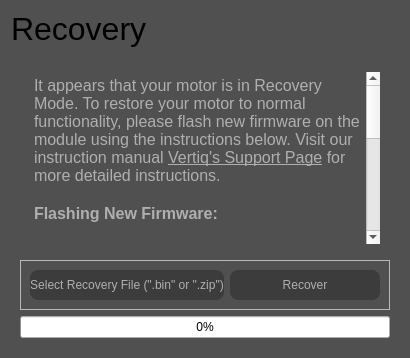
      <widget class="QWidget" name="page_recovery">
       <property name="palette">
        <palette>
         <active>
          <colorrole role="Button">
           <brush brushstyle="SolidPattern">
            <color alpha="255">
             <red>80</red>
             <green>80</green>
             <blue>80</blue>
            </color>
           </brush>
          </colorrole>
          <colorrole role="Base">
           <brush brushstyle="SolidPattern">
            <color alpha="255">
             <red>80</red>
             <green>80</green>
             <blue>80</blue>
            </color>
           </brush>
          </colorrole>
          <colorrole role="Window">
           <brush brushstyle="SolidPattern">
            <color alpha="255">
             <red>80</red>
             <green>80</green>
             <blue>80</blue>
            </color>
           </brush>
          </colorrole>
         </active>
         <inactive>
          <colorrole role="Button">
           <brush brushstyle="SolidPattern">
            <color alpha="255">
             <red>80</red>
             <green>80</green>
             <blue>80</blue>
            </color>
           </brush>
          </colorrole>
          <colorrole role="Base">
           <brush brushstyle="SolidPattern">
            <color alpha="255">
             <red>80</red>
             <green>80</green>
             <blue>80</blue>
            </color>
           </brush>
          </colorrole>
          <colorrole role="Window">
           <brush brushstyle="SolidPattern">
            <color alpha="255">
             <red>80</red>
             <green>80</green>
             <blue>80</blue>
            </color>
           </brush>
          </colorrole>
         </inactive>
         <disabled>
          <colorrole role="Button">
           <brush brushstyle="SolidPattern">
            <color alpha="255">
             <red>80</red>
             <green>80</green>
             <blue>80</blue>
            </color>
           </brush>
          </colorrole>
          <colorrole role="Base">
           <brush brushstyle="SolidPattern">
            <color alpha="255">
             <red>80</red>
             <green>80</green>
             <blue>80</blue>
            </color>
           </brush>
          </colorrole>
          <colorrole role="Window">
           <brush brushstyle="SolidPattern">
            <color alpha="255">
             <red>80</red>
             <green>80</green>
             <blue>80</blue>
            </color>
           </brush>
          </colorrole>
         </disabled>
        </palette>
       </property>
       <property name="autoFillBackground">
        <bool>false</bool>
       </property>
       <property name="styleSheet">
        <string notr="true">QFrame#header_frame {
	color:  rgb(175, 175, 175);
	background-color: rgb(60, 60, 60);
    border-bottom-width: 1px;
    border-bottom-style: solid;
    border-bottom-color: rgb(50, 50, 50);
}

QLabel {
	border-bottom: 0px solid black
}

QComboBox {
	color: rgb(175, 175, 175);
	border-bottom: 1px solid rgb(175, 175, 175);    
	border-radius: 0px;
    padding: 3px 20px 3px 3px;
    selection-color: rgb(1, 150, 250);
	background: transparent;
	padding: 2px
}

QComboBox::drop-down {
    width: 20px; /*changes size of arrow icon section and also changes size of drop down menu*/
    border-left-width: 0px;  /*adjusts border of arrow icon section*/
    border-left-color: blue;
    border-left-style: solid;
    border-top-right-radius: 3px; /* same radius as the QComboBox */
    border-bottom-right-radius: 3px;
	background: transparent;
	image: url(:/res/down_arrow_icon.png);
}

QComboBox:hover {
    border: 1px solid transparent;
	border-bottom: 1px solid rgb(200, 200, 200);
}

QComboBox:on, QComboBox:off {
    color: rgb(60, 60, 60)
}

QPushButton {
	background: rgb(60, 60, 60);
	color: rgb(175, 175, 175);
	text-align: center;
}



QPushButton:hover{
	color: rgb(255, 255, 255);
}

QPushButton:pressed {
	color: rgb(1, 150, 250);
	border-style: outset;
}

QPushButton:checked {
	color: rgb(1, 150, 250);
	border-style: outset;
    border-left: 2px solid rgb(1, 150, 250);
    min-width: 10em;
    padding: 6px;
}
</string>
       </property>
       <layout class="QGridLayout" name="gridLayout_16">
        <item row="2" column="0">
         <widget class="QWidget" name="recover_widget" native="true">
          <property name="palette">
           <palette>
            <active>
             <colorrole role="Button">
              <brush brushstyle="SolidPattern">
               <color alpha="255">
                <red>70</red>
                <green>70</green>
                <blue>70</blue>
               </color>
              </brush>
             </colorrole>
             <colorrole role="Base">
              <brush brushstyle="SolidPattern">
               <color alpha="255">
                <red>70</red>
                <green>70</green>
                <blue>70</blue>
               </color>
              </brush>
             </colorrole>
             <colorrole role="Window">
              <brush brushstyle="SolidPattern">
               <color alpha="255">
                <red>70</red>
                <green>70</green>
                <blue>70</blue>
               </color>
              </brush>
             </colorrole>
            </active>
            <inactive>
             <colorrole role="Button">
              <brush brushstyle="SolidPattern">
               <color alpha="255">
                <red>70</red>
                <green>70</green>
                <blue>70</blue>
               </color>
              </brush>
             </colorrole>
             <colorrole role="Base">
              <brush brushstyle="SolidPattern">
               <color alpha="255">
                <red>70</red>
                <green>70</green>
                <blue>70</blue>
               </color>
              </brush>
             </colorrole>
             <colorrole role="Window">
              <brush brushstyle="SolidPattern">
               <color alpha="255">
                <red>70</red>
                <green>70</green>
                <blue>70</blue>
               </color>
              </brush>
             </colorrole>
            </inactive>
            <disabled>
             <colorrole role="Button">
              <brush brushstyle="SolidPattern">
               <color alpha="255">
                <red>70</red>
                <green>70</green>
                <blue>70</blue>
               </color>
              </brush>
             </colorrole>
             <colorrole role="Base">
              <brush brushstyle="SolidPattern">
               <color alpha="255">
                <red>70</red>
                <green>70</green>
                <blue>70</blue>
               </color>
              </brush>
             </colorrole>
             <colorrole role="Window">
              <brush brushstyle="SolidPattern">
               <color alpha="255">
                <red>70</red>
                <green>70</green>
                <blue>70</blue>
               </color>
              </brush>
             </colorrole>
            </disabled>
           </palette>
          </property>
          <layout class="QGridLayout" name="gridLayout_14">
           <item row="3" column="0">
            <widget class="QProgressBar" name="recovery_progress">
             <property name="sizePolicy">
              <sizepolicy hsizetype="Minimum" vsizetype="Fixed">
               <horstretch>0</horstretch>
               <verstretch>0</verstretch>
              </sizepolicy>
             </property>
             <property name="minimumSize">
              <size>
               <width>150</width>
               <height>0</height>
              </size>
             </property>
             <property name="layoutDirection">
              <enum>Qt::LeftToRight</enum>
             </property>
             <property name="styleSheet">
              <string notr="true">QProgressBar{color:rgb(175,175,175);text-align: right;margin-right: 2em;}

QProgressBar::chunk {background: rgb(1, 150, 250);width: 3px;margin:1;};

</string>
             </property>
             <property name="value">
              <number>0</number>
             </property>
            </widget>
           </item>
           <item row="1" column="0">
            <widget class="QTextBrowser" name="textBrowser_3">
             <property name="styleSheet">
              <string notr="true">QTextEdit {
	color: rgb(175, 175, 175);
	background-color: transparent;
	padding: 10px;
	line-height: 400%;
	border: 0px;
}</string>
             </property>
             <property name="html">
              <string>&lt;!DOCTYPE HTML PUBLIC &quot;-//W3C//DTD HTML 4.0//EN&quot; &quot;http://www.w3.org/TR/REC-html40/strict.dtd&quot;&gt;
&lt;html&gt;&lt;head&gt;&lt;meta name=&quot;qrichtext&quot; content=&quot;1&quot; /&gt;&lt;meta charset=&quot;utf-8&quot; /&gt;&lt;style type=&quot;text/css&quot;&gt;
p, li { white-space: pre-wrap; }
hr { height: 1px; border-width: 0; }
&lt;/style&gt;&lt;/head&gt;&lt;body style=&quot; font-family:'Segoe UI'; font-size:9pt; font-weight:400; font-style:normal;&quot;&gt;
&lt;p style=&quot; margin-top:0px; margin-bottom:0px; margin-left:0px; margin-right:0px; -qt-block-indent:0; text-indent:0px;&quot;&gt;&lt;span style=&quot; font-family:'Lato'; font-size:12pt; color:#afafaf; background-color:transparent;&quot;&gt;It appears that your motor is in Recovery Mode. To restore your motor to normal functionality, please flash new firmware on the module using the instructions below. Visit our instruction manual &lt;/span&gt;&lt;a href=&quot;https://vertiq.co/support&quot;&gt;&lt;span style=&quot; font-family:'Lato'; font-size:12pt; text-decoration: underline; color:#afafaf; background-color:transparent;&quot;&gt;Vertiq's Support Page&lt;/span&gt;&lt;/a&gt;&lt;span style=&quot; font-family:'Lato'; font-size:12pt; color:#afafaf; background-color:transparent;&quot;&gt; for more detailed instructions.&lt;/span&gt;&lt;/p&gt;
&lt;p style=&quot;-qt-paragraph-type:empty; margin-top:0px; margin-bottom:0px; margin-left:0px; margin-right:0px; -qt-block-indent:0; text-indent:0px; font-family:'Lato'; font-size:12pt; color:#afafaf;&quot;&gt;&lt;br /&gt;&lt;/p&gt;
&lt;p style=&quot; margin-top:0px; margin-bottom:0px; margin-left:0px; margin-right:0px; -qt-block-indent:0; text-indent:0px;&quot;&gt;&lt;span style=&quot; font-family:'.SF NS Text'; font-size:12pt; font-weight:600; color:#afafaf;&quot;&gt;Flashing New Firmware:&lt;/span&gt;&lt;/p&gt;
&lt;p style=&quot;-qt-paragraph-type:empty; margin-top:0px; margin-bottom:0px; margin-left:0px; margin-right:0px; -qt-block-indent:0; text-indent:0px; font-family:'.SF NS Text'; font-size:12pt; color:#afafaf;&quot;&gt;&lt;br /&gt;&lt;/p&gt;
&lt;p style=&quot; margin-top:0px; margin-bottom:0px; margin-left:0px; margin-right:0px; -qt-block-indent:0; text-indent:0px;&quot;&gt;&lt;span style=&quot; font-family:'Lato'; font-size:12pt; color:#afafaf;&quot;&gt;Step 1: Download your firmware binary (&amp;quot;.bin&amp;quot;) or archive (&amp;quot;.zip&amp;quot;) from the Vertiq website.&lt;/span&gt;&lt;/p&gt;
&lt;p style=&quot;-qt-paragraph-type:empty; margin-top:0px; margin-bottom:0px; margin-left:0px; margin-right:0px; -qt-block-indent:0; text-indent:0px; font-family:'Lato'; font-size:12pt; color:#afafaf;&quot;&gt;&lt;br /&gt;&lt;/p&gt;
&lt;p style=&quot; margin-top:0px; margin-bottom:0px; margin-left:0px; margin-right:0px; -qt-block-indent:0; text-indent:0px;&quot;&gt;&lt;span style=&quot; font-family:'Lato'; font-size:12pt; color:#afafaf;&quot;&gt;Step 2: Click &amp;quot;Select Firmware&amp;quot; to select your firmware archive (&amp;quot;.zip&amp;quot;) or binary (&amp;quot;.bin&amp;quot;). If available, we strongly advise using a provided archive. The path of your file should appear underneath the button.&lt;/span&gt;&lt;/p&gt;
&lt;p style=&quot;-qt-paragraph-type:empty; margin-top:0px; margin-bottom:0px; margin-left:0px; margin-right:0px; -qt-block-indent:0; text-indent:0px; font-family:'Lato'; font-size:12pt; color:#afafaf;&quot;&gt;&lt;br /&gt;&lt;/p&gt;
&lt;p style=&quot; margin-top:0px; margin-bottom:0px; margin-left:0px; margin-right:0px; -qt-block-indent:0; text-indent:0px;&quot;&gt;&lt;span style=&quot; font-family:'Lato'; font-size:12pt; color:#afafaf;&quot;&gt;Step 3: Click Recover&lt;/span&gt;&lt;/p&gt;
&lt;p style=&quot;-qt-paragraph-type:empty; margin-top:0px; margin-bottom:0px; margin-left:0px; margin-right:0px; -qt-block-indent:0; text-indent:0px; font-family:'Lato'; font-size:12pt; color:#afafaf;&quot;&gt;&lt;br /&gt;&lt;/p&gt;
&lt;p style=&quot; margin-top:0px; margin-bottom:0px; margin-left:0px; margin-right:0px; -qt-block-indent:0; text-indent:0px;&quot;&gt;&lt;span style=&quot; font-family:'Lato'; font-size:12pt; color:#afafaf;&quot;&gt;Step 4: DO NOT UNPLUG MOTOR until flashing is done&lt;/span&gt;&lt;/p&gt;
&lt;p style=&quot;-qt-paragraph-type:empty; margin-top:0px; margin-bottom:0px; margin-left:0px; margin-right:0px; -qt-block-indent:0; text-indent:0px; font-family:'Lato'; font-size:12pt; color:#afafaf;&quot;&gt;&lt;br /&gt;&lt;/p&gt;
&lt;p style=&quot; margin-top:0px; margin-bottom:0px; margin-left:0px; margin-right:0px; -qt-block-indent:0; text-indent:0px;&quot;&gt;&lt;span style=&quot; font-family:'Lato'; font-size:12pt; color:#afafaf;&quot;&gt;Step 5: Flashing is done when the loading bar is complete and your motor beeps&lt;/span&gt;&lt;/p&gt;&lt;/body&gt;&lt;/html&gt;</string>
             </property>
             <property name="openExternalLinks">
              <bool>true</bool>
             </property>
            </widget>
           </item>
           <item row="2" column="0">
            <widget class="QFrame" name="boot_mode_frame_2">
             <property name="sizePolicy">
              <sizepolicy hsizetype="Preferred" vsizetype="Fixed">
               <horstretch>0</horstretch>
               <verstretch>0</verstretch>
              </sizepolicy>
             </property>
             <property name="minimumSize">
              <size>
               <width>0</width>
               <height>0</height>
              </size>
             </property>
             <property name="font">
              <font>
               <family>Lato</family>
               <pointsize>16</pointsize>
              </font>
             </property>
             <property name="styleSheet">
              <string notr="true">QFrame#boot_mode_frame {
	border: 0px;
}

QPushButton {
	background: rgb(60, 60, 60);
	height: 30px;
	border: 0px solid rgb(175, 175, 175);
	border-radius: 8px
}

QPushButton:hover {
	background: rgb(50, 50, 50);
}

QPushButton:pressed {
	background: rgb(100, 100, 100)
}
</string>
             </property>
             <property name="frameShape">
              <enum>QFrame::StyledPanel</enum>
             </property>
             <property name="frameShadow">
              <enum>QFrame::Raised</enum>
             </property>
             <layout class="QGridLayout" name="gridLayout_15">
              <item row="0" column="1">
               <widget class="QPushButton" name="recover_button">
                <property name="minimumSize">
                 <size>
                  <width>150</width>
                  <height>0</height>
                 </size>
                </property>
                <property name="palette">
                 <palette>
                  <active>
                   <colorrole role="WindowText">
                    <brush brushstyle="SolidPattern">
                     <color alpha="255">
                      <red>175</red>
                      <green>175</green>
                      <blue>175</blue>
                     </color>
                    </brush>
                   </colorrole>
                   <colorrole role="Button">
                    <brush brushstyle="SolidPattern">
                     <color alpha="255">
                      <red>60</red>
                      <green>60</green>
                      <blue>60</blue>
                     </color>
                    </brush>
                   </colorrole>
                   <colorrole role="Text">
                    <brush brushstyle="SolidPattern">
                     <color alpha="255">
                      <red>175</red>
                      <green>175</green>
                      <blue>175</blue>
                     </color>
                    </brush>
                   </colorrole>
                   <colorrole role="ButtonText">
                    <brush brushstyle="SolidPattern">
                     <color alpha="255">
                      <red>175</red>
                      <green>175</green>
                      <blue>175</blue>
                     </color>
                    </brush>
                   </colorrole>
                   <colorrole role="Base">
                    <brush brushstyle="SolidPattern">
                     <color alpha="255">
                      <red>60</red>
                      <green>60</green>
                      <blue>60</blue>
                     </color>
                    </brush>
                   </colorrole>
                   <colorrole role="Window">
                    <brush brushstyle="SolidPattern">
                     <color alpha="255">
                      <red>60</red>
                      <green>60</green>
                      <blue>60</blue>
                     </color>
                    </brush>
                   </colorrole>
                   <colorrole role="PlaceholderText">
                    <brush brushstyle="SolidPattern">
                     <color alpha="255">
                      <red>175</red>
                      <green>175</green>
                      <blue>175</blue>
                     </color>
                    </brush>
                   </colorrole>
                  </active>
                  <inactive>
                   <colorrole role="WindowText">
                    <brush brushstyle="SolidPattern">
                     <color alpha="255">
                      <red>175</red>
                      <green>175</green>
                      <blue>175</blue>
                     </color>
                    </brush>
                   </colorrole>
                   <colorrole role="Button">
                    <brush brushstyle="SolidPattern">
                     <color alpha="255">
                      <red>60</red>
                      <green>60</green>
                      <blue>60</blue>
                     </color>
                    </brush>
                   </colorrole>
                   <colorrole role="Text">
                    <brush brushstyle="SolidPattern">
                     <color alpha="255">
                      <red>175</red>
                      <green>175</green>
                      <blue>175</blue>
                     </color>
                    </brush>
                   </colorrole>
                   <colorrole role="ButtonText">
                    <brush brushstyle="SolidPattern">
                     <color alpha="255">
                      <red>175</red>
                      <green>175</green>
                      <blue>175</blue>
                     </color>
                    </brush>
                   </colorrole>
                   <colorrole role="Base">
                    <brush brushstyle="SolidPattern">
                     <color alpha="255">
                      <red>60</red>
                      <green>60</green>
                      <blue>60</blue>
                     </color>
                    </brush>
                   </colorrole>
                   <colorrole role="Window">
                    <brush brushstyle="SolidPattern">
                     <color alpha="255">
                      <red>60</red>
                      <green>60</green>
                      <blue>60</blue>
                     </color>
                    </brush>
                   </colorrole>
                   <colorrole role="PlaceholderText">
                    <brush brushstyle="SolidPattern">
                     <color alpha="255">
                      <red>175</red>
                      <green>175</green>
                      <blue>175</blue>
                     </color>
                    </brush>
                   </colorrole>
                  </inactive>
                  <disabled>
                   <colorrole role="WindowText">
                    <brush brushstyle="SolidPattern">
                     <color alpha="255">
                      <red>175</red>
                      <green>175</green>
                      <blue>175</blue>
                     </color>
                    </brush>
                   </colorrole>
                   <colorrole role="Button">
                    <brush brushstyle="SolidPattern">
                     <color alpha="255">
                      <red>60</red>
                      <green>60</green>
                      <blue>60</blue>
                     </color>
                    </brush>
                   </colorrole>
                   <colorrole role="Text">
                    <brush brushstyle="SolidPattern">
                     <color alpha="255">
                      <red>175</red>
                      <green>175</green>
                      <blue>175</blue>
                     </color>
                    </brush>
                   </colorrole>
                   <colorrole role="ButtonText">
                    <brush brushstyle="SolidPattern">
                     <color alpha="255">
                      <red>175</red>
                      <green>175</green>
                      <blue>175</blue>
                     </color>
                    </brush>
                   </colorrole>
                   <colorrole role="Base">
                    <brush brushstyle="SolidPattern">
                     <color alpha="255">
                      <red>60</red>
                      <green>60</green>
                      <blue>60</blue>
                     </color>
                    </brush>
                   </colorrole>
                   <colorrole role="Window">
                    <brush brushstyle="SolidPattern">
                     <color alpha="255">
                      <red>60</red>
                      <green>60</green>
                      <blue>60</blue>
                     </color>
                    </brush>
                   </colorrole>
                   <colorrole role="PlaceholderText">
                    <brush brushstyle="SolidPattern">
                     <color alpha="255">
                      <red>175</red>
                      <green>175</green>
                      <blue>175</blue>
                     </color>
                    </brush>
                   </colorrole>
                  </disabled>
                 </palette>
                </property>
                <property name="styleSheet">
                 <string notr="true">color: rgb(175, 175, 175)</string>
                </property>
                <property name="text">
                 <string>Recover</string>
                </property>
               </widget>
              </item>
              <item row="0" column="0">
               <widget class="QPushButton" name="select_recovery_bin_button">
                <property name="minimumSize">
                 <size>
                  <width>150</width>
                  <height>0</height>
                 </size>
                </property>
                <property name="styleSheet">
                 <string notr="true">color: rgb(175, 175, 175)</string>
                </property>
                <property name="text">
                 <string>Select Recovery File (&quot;.bin&quot; or &quot;.zip&quot;)</string>
                </property>
               </widget>
              </item>
             </layout>
            </widget>
           </item>
          </layout>
         </widget>
        </item>
        <item row="0" column="0">
         <widget class="QLabel" name="label_2">
          <property name="font">
           <font>
            <pointsize>24</pointsize>
           </font>
          </property>
          <property name="text">
           <string>Recovery</string>
          </property>
         </widget>
        </item>
       </layout>
      </widget>
